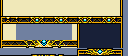

The image is a tile-based game level rendered from a .tmx file. Its description and complete source (layers, tilesets, objects, tile grids) follow:
An orthogonal 16x7 tile map with 8x8 px tiles, 1 tile layer (Tile Layer 1).

<map version="1.5" tiledversion="1.7.2" orientation="orthogonal" renderorder="right-down" width="16" height="7" tilewidth="8" tileheight="8" infinite="0" nextlayerid="2" nextobjectid="1">
 <tileset firstgid="1" name="MenuTiles" tilewidth="8" tileheight="8" tilecount="136" columns="17">
  <image source="Fenreir_BattleTileset.png" width="136" height="64" />
 </tileset>
 <layer id="1" name="Tile Layer 1" width="16" height="7">
  <data encoding="csv">
2,3,3,3,3,3,3,3,3,3,3,3,3,3,3,9,
2,3,3,3,3,3,3,3,3,3,3,3,3,3,3,9,
4,2147483655,2147483655,7,5,6,7,5,6,7,5,6,7,5,6,8,
2,3,114,116,118,120,122,124,126,2147483650,57,57,57,57,57,9,
2,3,113,115,117,119,121,123,125,2147483650,57,57,57,57,57,9,
10,18,18,12,13,14,15,16,17,19,57,57,57,57,57,9,
20,20,20,21,23,24,25,26,20,27,28,29,30,31,32,33
</data>
 </layer>
</map>
